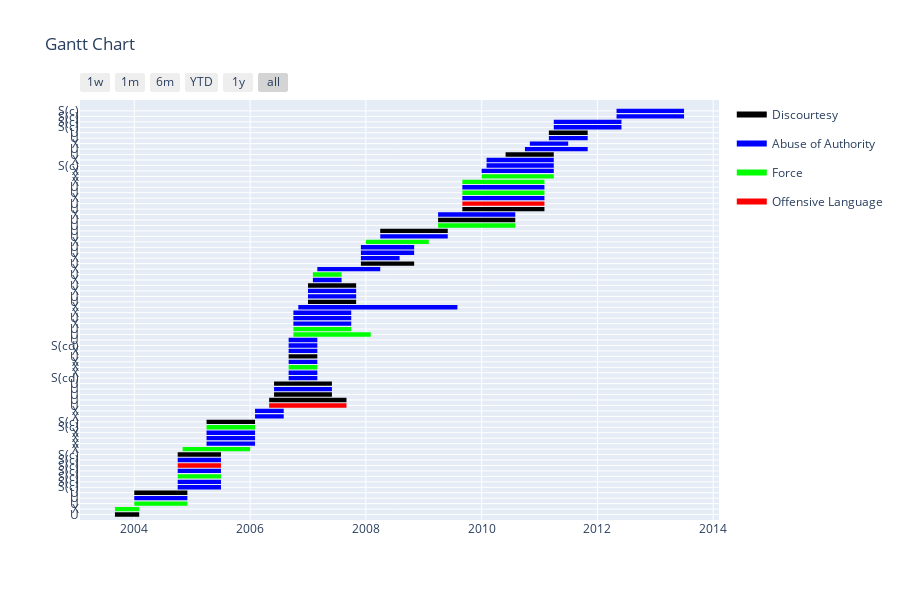

The cell this chart's notebook holds for it:
### Code cell
# Gantt chart in Plotly has mandatory format of data columns
sbarra_gnt.columns = ['Task', 'Start', 'Finish', 'Type']

colors = dict(zip(sbarra_gnt['Type'].unique(),[(0, 0, 0),(0,1,0),(0,0,1),(1,0,0)]))

fig_plotly = ff.create_gantt(sbarra_gnt, colors=colors, index_col='Type',
                             show_colorbar=True, bar_width=0.4, showgrid_x=True, showgrid_y=True)
fig_plotly.show()
